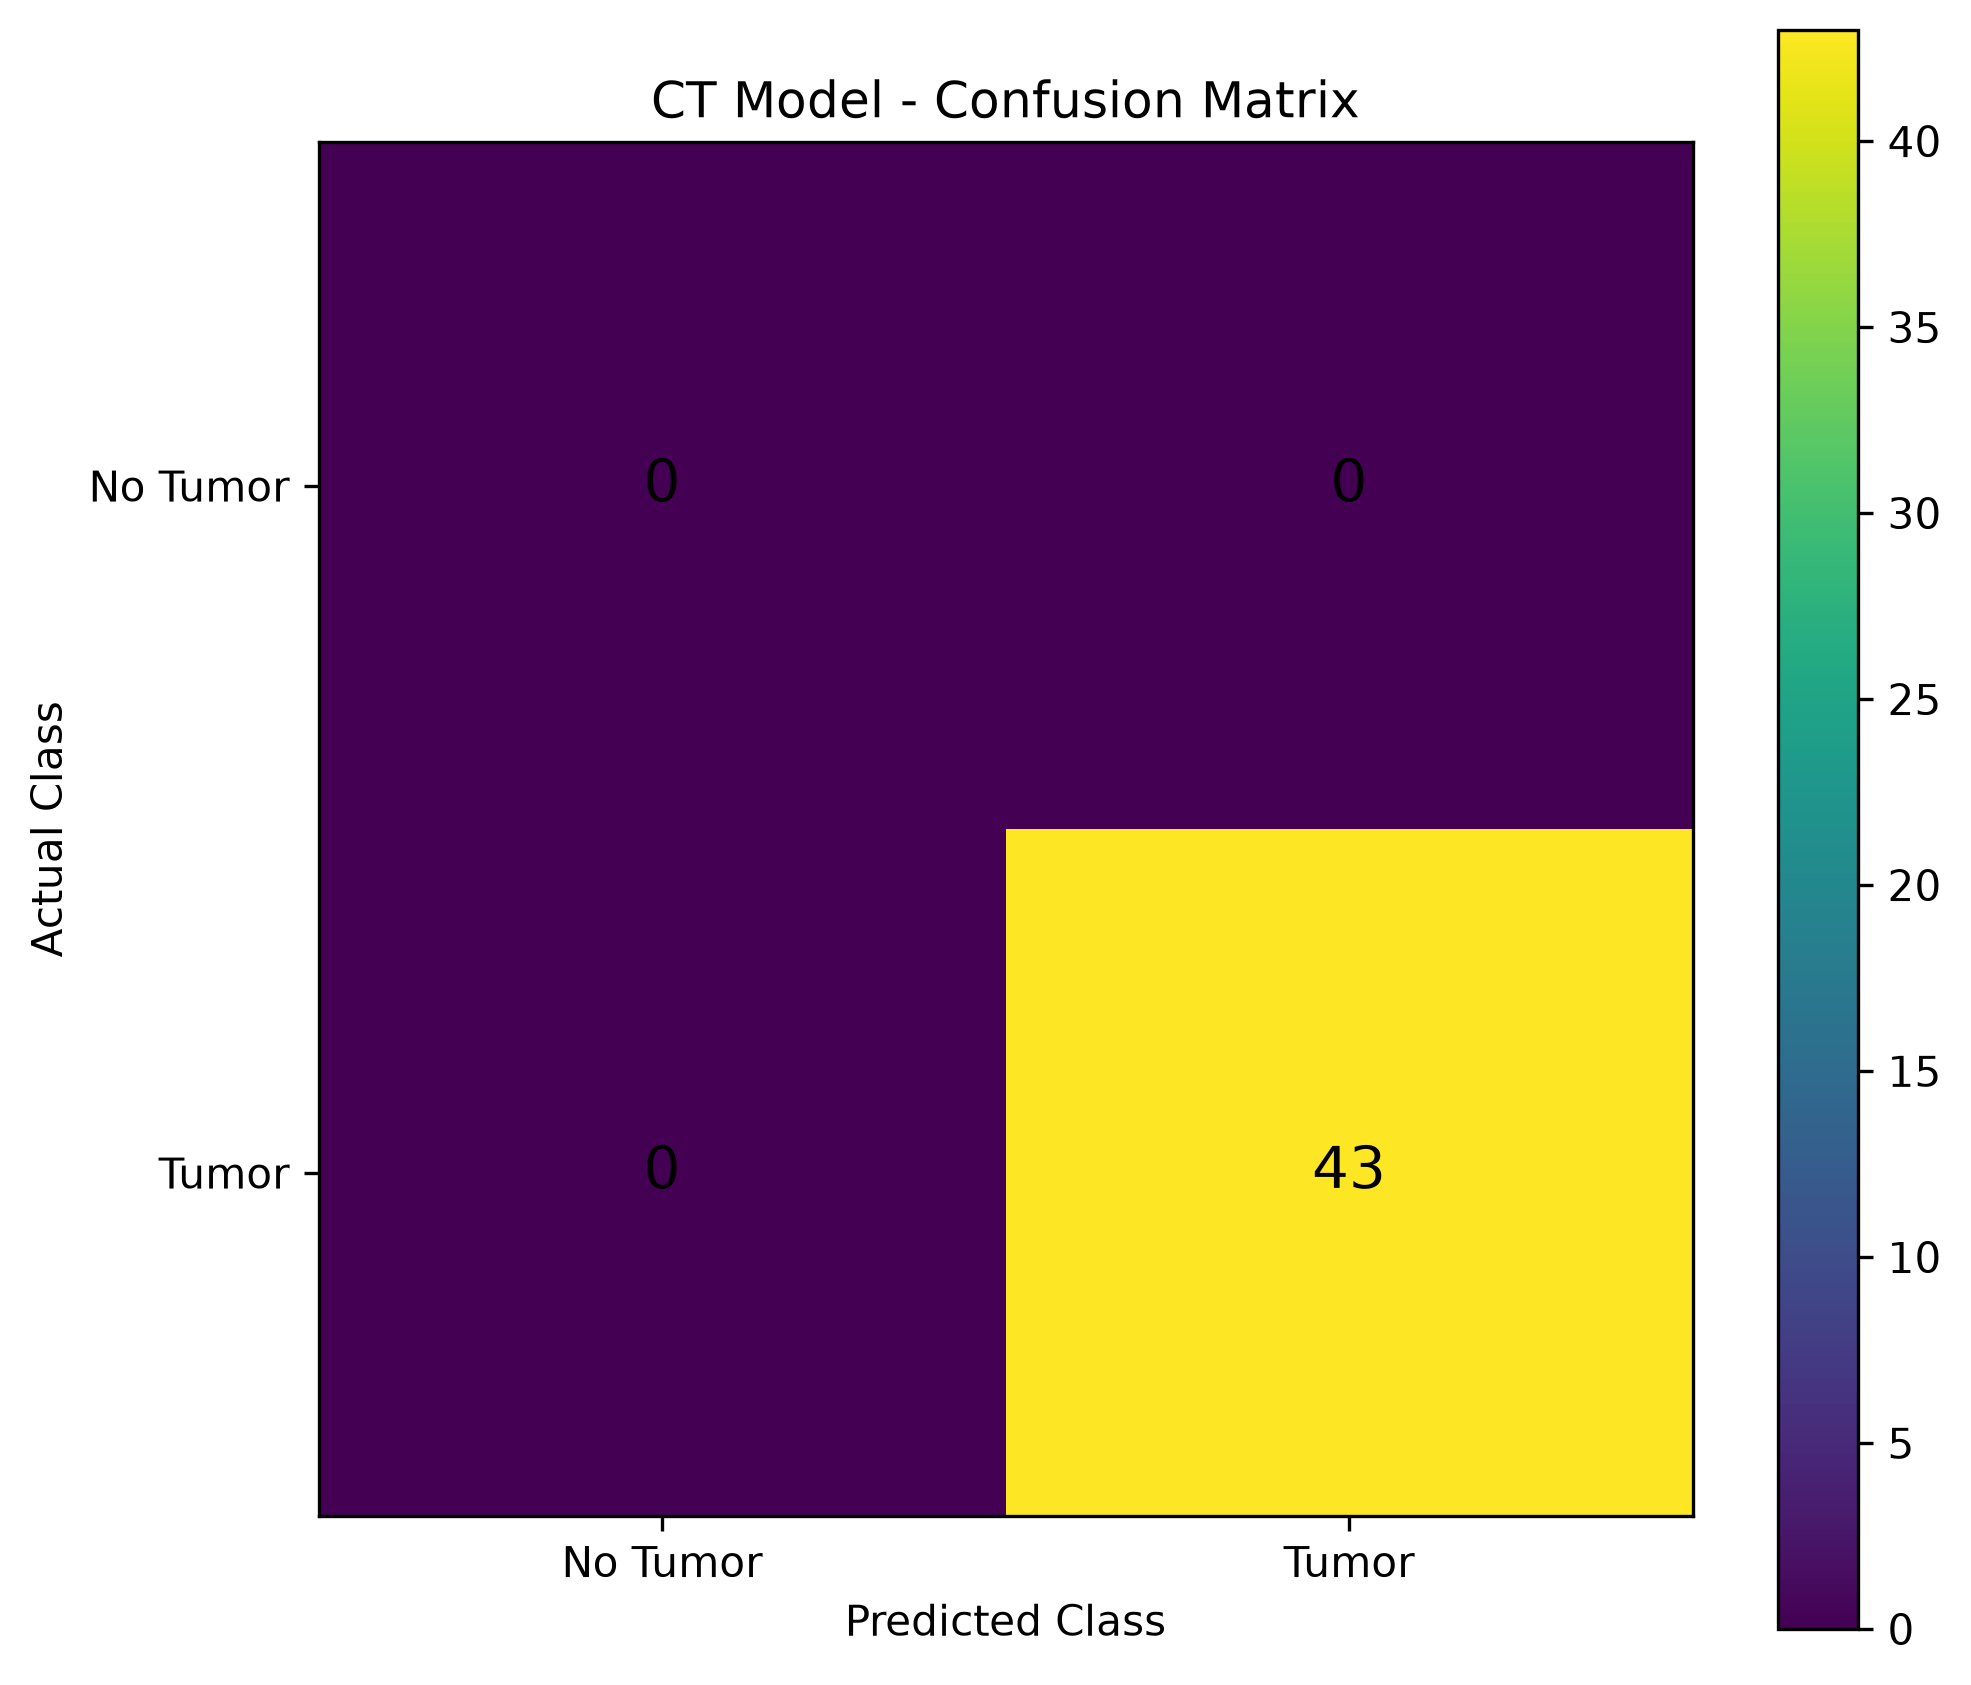

Write the Python code that produced this figure.
import os
import sys

import torch
import matplotlib.pyplot as plt
from sklearn.metrics import confusion_matrix


# =========================================================
# PATH SETUP
# =========================================================

PROJECT_DIR = os.path.dirname(
    os.path.dirname(
        os.path.abspath(__file__)
    )
)

sys.path.insert(0, PROJECT_DIR)


# =========================================================
# IMPORT PROJECT FILES
# =========================================================

from data_loader import create_dataloaders
from models.resnet_model import ResNet3DClassifier


# =========================================================
# CONFIGURATION
# =========================================================

NUM_CLASSES = 2

CHECKPOINT_PATH = os.path.join(
    PROJECT_DIR,
    "checkpoints",
    "best_resnet3d.pth"
)

OUTPUT_PATH = os.path.join(
    os.path.dirname(os.path.abspath(__file__)),
    "confusion_matrix.png"
)


# =========================================================
# LOAD MODEL
# =========================================================

def load_model():

    print("\nLoading model...")

    model = ResNet3DClassifier(
        num_classes=NUM_CLASSES
    )

    if not os.path.exists(CHECKPOINT_PATH):

        raise FileNotFoundError(
            f"\nCheckpoint not found:\n{CHECKPOINT_PATH}"
        )

    checkpoint = torch.load(
        CHECKPOINT_PATH,
        map_location="cpu"
    )

    # -----------------------------------------------------
    # Support both checkpoint formats
    # -----------------------------------------------------

    if isinstance(checkpoint, dict):

        if "model_state_dict" in checkpoint:

            model.load_state_dict(
                checkpoint["model_state_dict"]
            )

        elif "state_dict" in checkpoint:

            model.load_state_dict(
                checkpoint["state_dict"]
            )

        else:

            # Direct state dictionary
            model.load_state_dict(checkpoint)

    else:

        model.load_state_dict(checkpoint)

    model.eval()

    print("Model loaded successfully.")

    return model


# =========================================================
# GENERATE CONFUSION MATRIX
# =========================================================

def generate_confusion_matrix():

    print("=" * 55)
    print("CT MODEL - CONFUSION MATRIX")
    print("=" * 55)

    # -----------------------------------------------------
    # Device
    # -----------------------------------------------------

    device = torch.device(
        "cuda" if torch.cuda.is_available() else "cpu"
    )

    print("Device:", device)

    # -----------------------------------------------------
    # Create DataLoaders
    # -----------------------------------------------------

    _, _, test_loader = create_dataloaders(
        batch_size=2,
        num_workers=0
    )

    # -----------------------------------------------------
    # Load model
    # -----------------------------------------------------

    model = load_model()
    model = model.to(device)

    # -----------------------------------------------------
    # Prediction
    # -----------------------------------------------------

    all_targets = []
    all_predictions = []

    with torch.no_grad():

        for images, targets, _ in test_loader:

            images = images.to(device)
            targets = targets.to(device)

            # Model returns:
            # logits, features

            logits, features = model(images)

            predictions = torch.argmax(
                logits,
                dim=1
            )

            all_targets.extend(
                targets.cpu().numpy().tolist()
            )

            all_predictions.extend(
                predictions.cpu().numpy().tolist()
            )

    # =====================================================
    # CONFUSION MATRIX
    # =====================================================

    cm = confusion_matrix(
        all_targets,
        all_predictions,
        labels=[0, 1]
    )

    print("\nConfusion Matrix:")
    print(cm)

    # -----------------------------------------------------
    # Extract values
    # -----------------------------------------------------

    tn = cm[0, 0]
    fp = cm[0, 1]
    fn = cm[1, 0]
    tp = cm[1, 1]

    print("\nConfusion Matrix Details")
    print("-" * 35)

    print("TN =", tn)
    print("FP =", fp)
    print("FN =", fn)
    print("TP =", tp)

    # =====================================================
    # PLOT
    # =====================================================

    fig, ax = plt.subplots(
        figsize=(7, 6)
    )

    image = ax.imshow(cm)

    # Colorbar
    fig.colorbar(
        image,
        ax=ax
    )

    # Axis labels
    ax.set_xlabel(
        "Predicted Class"
    )

    ax.set_ylabel(
        "Actual Class"
    )

    ax.set_title(
        "CT Model - Confusion Matrix"
    )

    # Tick labels
    ax.set_xticks([0, 1])
    ax.set_yticks([0, 1])

    ax.set_xticklabels(
        ["No Tumor", "Tumor"]
    )

    ax.set_yticklabels(
        ["No Tumor", "Tumor"]
    )

    # -----------------------------------------------------
    # Write values inside matrix
    # -----------------------------------------------------

    for i in range(2):

        for j in range(2):

            ax.text(
                j,
                i,
                str(cm[i, j]),
                ha="center",
                va="center",
                fontsize=14
            )

    plt.tight_layout()

    # Save figure
    plt.savefig(
        OUTPUT_PATH,
        dpi=300,
        bbox_inches="tight"
    )

    plt.close()

    print("\nConfusion matrix saved at:")
    print(OUTPUT_PATH)

    print("\n" + "=" * 55)
    print("CONFUSION MATRIX COMPLETED")
    print("=" * 55)


# =========================================================
# MAIN
# =========================================================

if __name__ == "__main__":

    generate_confusion_matrix()
